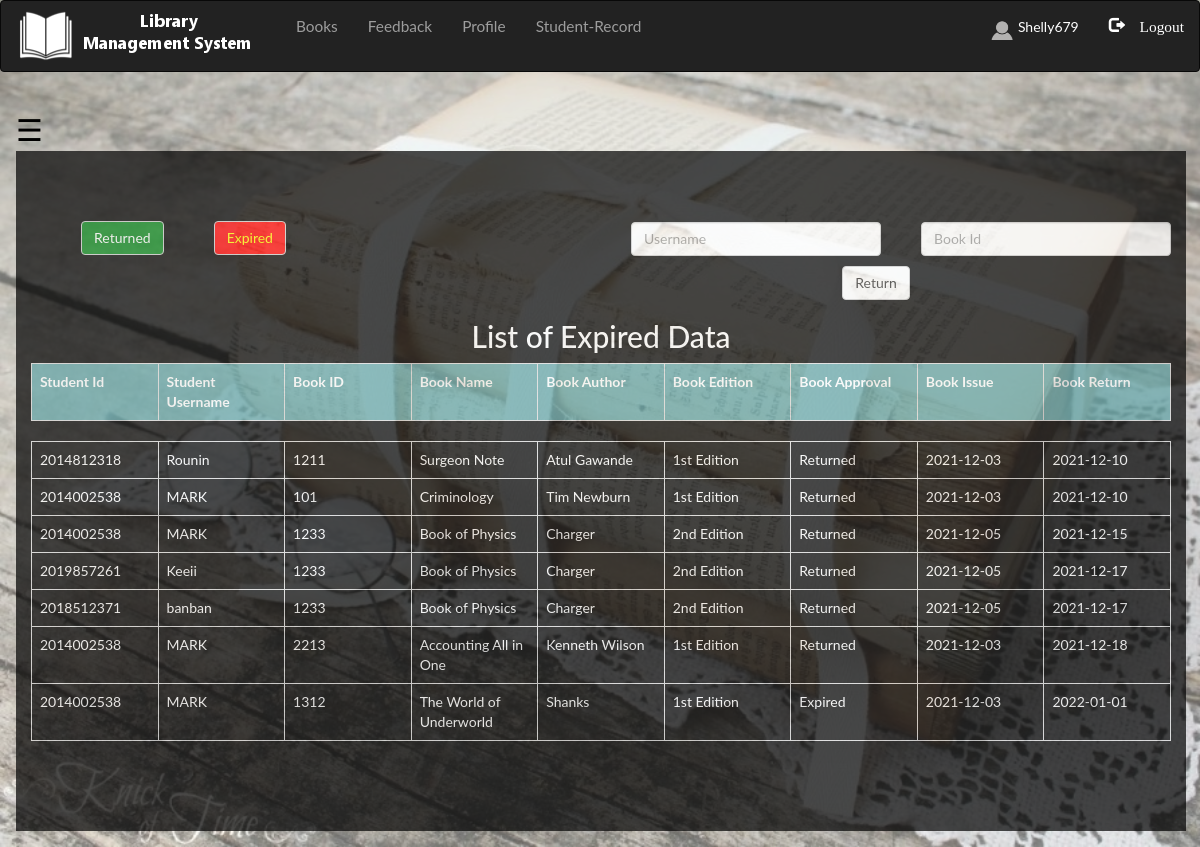
The app's page /admin/expire.php (signed in) with its own data.
### tables this page shows
CREATE TABLE `registration` (
  `studentid` int(11) NOT NULL,
  `firstname` varchar(50) DEFAULT NULL,
  `lastname` varchar(50) DEFAULT NULL,
  `username` varchar(50) DEFAULT NULL,
  `password` varchar(50) DEFAULT NULL,
  `email` varchar(50) DEFAULT NULL,
  `contact` varchar(50) NOT NULL
);

CREATE TABLE `books` (
  `bookid` int(11) NOT NULL,
  `bookname` varchar(50) DEFAULT NULL,
  `bookauthor` varchar(50) DEFAULT NULL,
  `publisher` varchar(50) DEFAULT NULL,
  `edition` varchar(30) DEFAULT NULL,
  `status` varchar(30) DEFAULT NULL,
  `quantity` int(11) DEFAULT NULL,
  `department` varchar(50) DEFAULT NULL
);

CREATE TABLE `issue` (
  `username` varchar(50) DEFAULT NULL,
  `bookid` int(11) DEFAULT NULL,
  `approve` varchar(100) DEFAULT NULL,
  `issue` varchar(100) DEFAULT NULL,
  `book_return` varchar(100) DEFAULT NULL
);

### admin/expire.php (the view, shortened to what this page needs)
<?php
    include "connection.php";
    include "navbar.php";
?>
<DOCTYPE html>
    <html>
        <head>
                                      </head>
                                      <body>
<div id="main">
  <span style="font-size:30px;cursor:pointer; color:black;" onclick="openNav()">&#9776;</span>
<div class = "container">
<?php
    if(isset($_SESSION['login_admin'])){
?>
<form method = "post" action = "">
<button type = "submit" class = "btn btn-default return" placeholder = "Returned" name = "btnreturned" style = "float: left; background-color: #06861a; color:white;" >Returned</button>
 <button type = "submit" class = "btn btn-default expire" placeholder = "Expired" name = "btnexpired" style = "float: left; background-color: red; color: yellow;">Expired</button>
    </form>
    <div class = "sr">
        <form action="" method = "post" class = "" name = "form1">
        <input type="text" name = "username" class = "form-control first" placeholder = "Username" require = "" >
        <input type="text" name = "bookid" class = "form-control second" placeholder = "Book Id" require = "">
        <button class = "btn btn-default" type = "submit" name = "return"> Return </button>
        </form>
</div>
<?php
}
?>
    <h2> List of Expired Data</h2>
<?php
        if(isset($_SESSION['login_admin'])){
            $sql = "SELECT registration.studentid, registration.username, books.bookid, books.bookname, books.bookauthor,
    books.edition, issue.approve , issue.issue, issue.book_return FROM registration INNER JOIN issue ON registration.username = issue.username
    INNER JOIN books ON issue.bookid = books.bookid WHERE issue.approve != '' and issue.approve != 'Approve' ORDER BY issue.book_return ASC;";
       $result = mysqli_query($db, $sql);
        if(isset($_POST['btnreturned'])){
          $sql = "SELECT registration.studentid, registration.username, books.bookid, books.bookname, books.bookauthor,
          books.edition, issue.approve , issue.issue, issue.book_return FROM registration INNER JOIN issue ON registration.username = issue.username
          INNER JOIN books ON issue.bookid = books.bookid WHERE issue.approve = 'Returned' ORDER BY issue.book_return ASC;";
             $result = mysqli_query($db, $sql);
        }
        else{
          $sql = "SELECT registration.studentid, registration.username, books.bookid, books.bookname, books.bookauthor,
          books.edition, issue.approve , issue.issue, issue.book_return FROM registration INNER JOIN issue ON registration.username = issue.username
          INNER JOIN books ON issue.bookid = books.bookid WHERE issue.approve != '' and issue.approve != 'Approve' ORDER BY issue.book_return ASC;";
             $result = mysqli_query($db, $sql);
        }
        echo "<table class= 'table table-bordered tbl1'>";
        echo "<tr style = 'background-color: #6db6b9e6;'>";
        echo "<th>"; echo "Student Id"; echo "</th>";
        echo "<th>"; echo "Student Username"; echo "</th>";
        echo "<th>"; echo "Book ID"; echo "</th>";
        echo "<th>"; echo "Book Name"; echo "</th>";
        echo "<th>"; echo "Book Author"; echo "</th>";
        echo "<th>"; echo "Book Edition"; echo "</th>";
        echo "<th>"; echo "Book Approval"; echo "</th>";
        echo "<th>"; echo "Book Issue"; echo "</th>";
        echo "<th>"; echo "Book Return"; echo "</th>";
        echo "</tr>";
        echo "</table>";
        echo "<div class = 'scroll'>";
        echo "<table class= 'table table-bordered'>";
        while($row= mysqli_fetch_assoc($result)){
            echo "<tr>";
            echo "<td>"; echo $row['studentid']; echo "</td>";
            echo "<td>"; echo $row['username']; echo "</td>";
            echo "<td>"; echo $row['bookid']; echo "</td>";
            echo "<td>"; echo $row['bookname']; echo "</td>";
            echo "<td>"; echo $row['bookauthor']; echo "</td>";
            echo "<td>"; echo $row['edition']; echo "</td>";
            echo "<td>"; echo $row['approve']; echo "</td>";
            echo "<td>"; echo $row['issue']; echo "</td>";
            echo "<td>"; echo $row['book_return']; echo "</td>";
            echo "</tr>";
        }
            echo "</div>";
        }
        else{
            ?>
                <h2>Please Login First in order to see the Book Requests.</h2>;
            <?php
        }
?>
</div>
</div>
</body>
</html>

### admin/css/style.css (style rules this page uses)
html, body, div, span, object, iframe, h1, h2, h3, h4, h5, h6, p, blockquote, pre, abbr, address, cite, code, del, dfn, em, img, ins, kbd, q, samp, small, strong, sub, sup, var, b, i, dl, dt, dd, ol, ul, li, fieldset, form, label, legend, table, caption, tbody, tfoot, thead, tr, th, td, article, aside, canvas, details, figcaption, figure, footer, header, hgroup, menu, nav, section, summary, time, mark, audio, video { margin:0; padding:0; border:0; outline:0; font-size:100%; vertical-align:baseline; background:transparent; }
body { line-height:1; }
table { border-collapse:collapse; border-spacing:0; }
input, select { vertical-align:middle; }

### admin/expire.php (style rules this page uses)
body { font-family: "Lato", sans-serif; transition: background-color .5s; background-image: url(image/as.jpg); background-repeat: no-repeat; background-size: cover; background-color: rgba(255,255,255,0.4); background-blend-mode: lighten; }
#main { transition: margin-left .5s; padding: 16px; }
h2 { text-align:center; }
.scroll { width: 100%; height: 400px; overflow:auto; margin-bottom:50px; }
th, td { width: 10%; }
.tbl1 { width:100%; }
.expire { color:red; }
.container { height:680px; background-color:black; opacity: .7; color: white; text-align: center; padding-top: 60px; }
.form-control { width: 250px; margin-top:50px; }
.first { float:left; margin-top:10.9px; margin-left:100px; }
.second { float: right; margin-top:10.9px; }
.sr { padding-left: 500px; }
button { margin-left: 50px; margin-top:10px; }
th, td { color:white; }

### records on screen
registration: studentid "2014812318", username "Rounin", books.bookid "1211", books.bookname "Surgeon Note", books.bookauthor "Atul Gawande", books.edition "1st Edition", issue.approve "Returned", issue.issue "2021-12-03", issue.book_return "2021-12-10"
registration: studentid "2014002538", username "MARK", books.bookid "101", books.bookname "Criminology", books.bookauthor "Tim Newburn", books.edition "1st Edition", issue.approve "Returned", issue.issue "2021-12-03", issue.book_return "2021-12-10", books.bookid "1233", books.bookname "Book of Physics", books.bookauthor "Charger", books.edition "2nd Edition", issue.issue "2021-12-05", issue.book_return "2021-12-15", books.bookid "2213", books.bookname "Accounting All in One", books.bookauthor "Kenneth Wilson", issue.book_return "2021-12-18", books.bookid "1312", books.bookname "The World of Underworld", books.bookauthor "Shanks", issue.approve "Expired", issue.book_return "2022-01-01"
registration: studentid "2019857261", username "Keeii", books.bookid "1233", books.bookname "Book of Physics", books.bookauthor "Charger", books.edition "2nd Edition", issue.approve "Returned", issue.issue "2021-12-05", issue.book_return "2021-12-17"
registration: studentid "2018512371", username "banban", books.bookid "1233", books.bookname "Book of Physics", books.bookauthor "Charger", books.edition "2nd Edition", issue.approve "Returned", issue.issue "2021-12-05", issue.book_return "2021-12-17"

### other values on screen
$_SESSION['login_admin'] "Shelly679"
